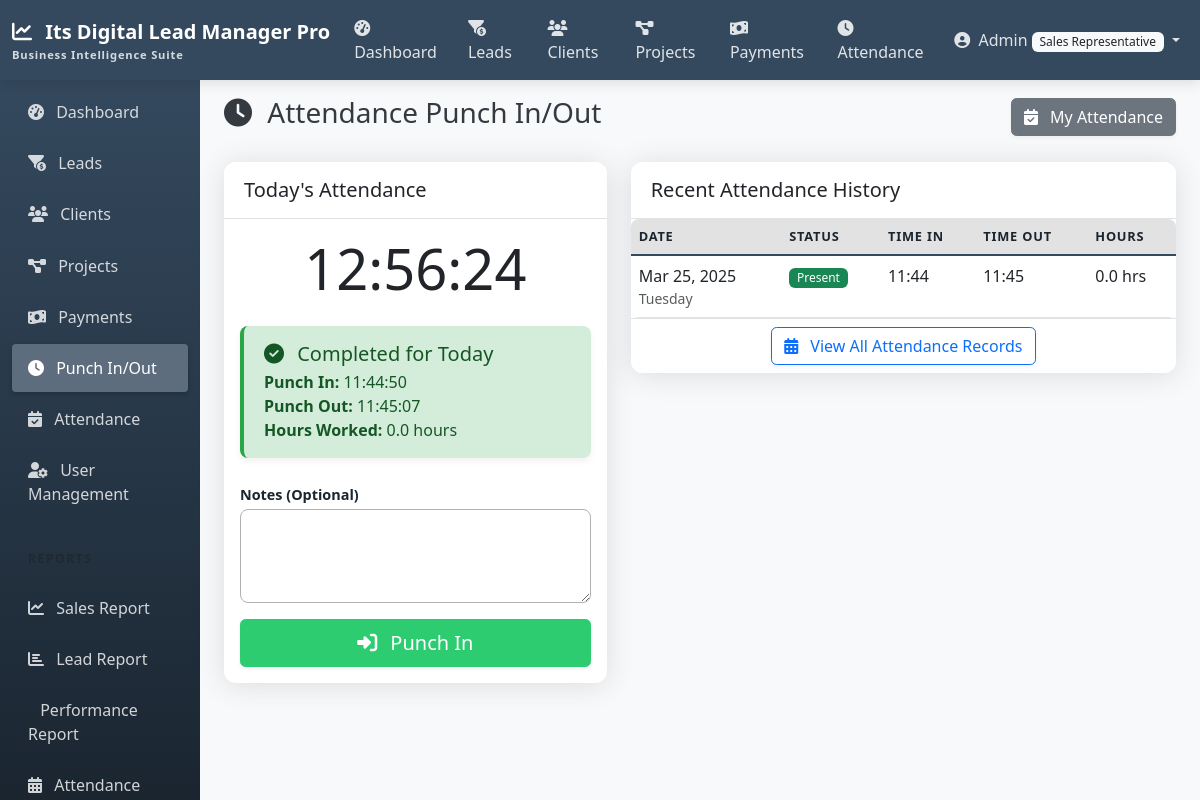
Screenshot of /attendance/punch/ (signed in) with the database file from the repository.
### accounts/models.py (models this page shows, shortened)
class CustomUser(AbstractUser):
    ROLE_CHOICES = (
        ('admin', 'Admin'),
        ('manager', 'Manager'),
        ('team_leader', 'Team Leader'),
        ('sales_rep', 'Sales Representative'),
    )
    role = models.CharField(max_length=20, choices=ROLE_CHOICES, default='sales_rep')

### attendance/models.py (models this page shows, shortened)
class Attendance(models.Model):
    STATUS_CHOICES = (
        ('present', 'Present'),
        ('absent', 'Absent'),
        ('half_day', 'Half Day'),
        ('leave', 'Leave'),
        ('holiday', 'Holiday'),
    )
    user = models.ForeignKey(CustomUser, on_delete=models.CASCADE, related_name='attendances')
    date = models.DateField(default=date.today)
    time_in = models.TimeField(null=True, blank=True)
    time_out = models.TimeField(null=True, blank=True)
    status = models.CharField(max_length=10, choices=STATUS_CHOICES, default='present')
    notes = models.TextField(blank=True, null=True)
    created_at = models.DateTimeField(auto_now_add=True)
    updated_at = models.DateTimeField(auto_now=True)
    class Meta:
        ordering = ['-date', '-time_in']
        unique_together = ('user', 'date')
    @property
    def total_hours(self):
        if self.time_in and self.time_out:
            datetime_in = datetime.combine(self.date, self.time_in)
            datetime_out = datetime.combine(self.date, self.time_out)
            if datetime_out < datetime_in:
                datetime_out = datetime.combine(self.date + timedelta(days=1), self.time_out)
            difference = datetime_out - datetime_in
            hours = difference.total_seconds() / 3600
            return round(hours, 2)
        return 0
    @property
    def is_ongoing(self):
        return self.time_in is not None and self.time_out is None
    @classmethod
    def get_current_attendance(cls, user):
        today = date.today()
        try:
            return cls.objects.get(user=user, date=today)
        except cls.DoesNotExist:
            return None

### attendance/views.py (the view, shortened to what this page needs)
# urls.py: path('punch/', views.PunchView.as_view(), name='punch'),
class PunchView(LoginRequiredMixin, TemplateView):
    template_name = 'attendance/punch.html'
    def get_context_data(self, **kwargs):
        context = super().get_context_data(**kwargs)
        current_attendance = Attendance.get_current_attendance(self.request.user)
        context['current_attendance'] = current_attendance
        if current_attendance and current_attendance.is_ongoing:
            context['form'] = PunchOutForm()
            context['punch_type'] = 'out'
        else:
            context['form'] = PunchInForm()
            context['punch_type'] = 'in'
        today = date.today()
        start_date = today - timedelta(days=7)
        context['attendance_history'] = Attendance.objects.filter(
            user=self.request.user,
            date__range=[start_date, today]
        ).order_by('-date')
        return context

### attendance/forms.py
class PunchInForm(forms.Form):
    notes = forms.CharField(
        widget=forms.Textarea(attrs={'class': 'form-control', 'rows': 3}),
        required=False
    )

### templates/attendance/punch.html (shortened to what this page needs)
{% extends 'base.html' %}
{% block content %}
<div class="d-flex justify-content-between align-items-center mb-4">
    <h1 class="h3">
        <i class="fas fa-clock me-2"></i> Attendance Punch In/Out
    </h1>
    <div>
        <a href="{% url 'my_attendance' %}" class="btn btn-secondary">
            <i class="fas fa-calendar-check me-2"></i> My Attendance
        </a>
    </div>
</div>
<div class="row">
    <div class="col-lg-5 mb-4">
        <div class="card shadow">
            <div class="card-header bg-white">
                <h5 class="mb-0">Today's Attendance</h5>
            </div>
            <div class="card-body">
                <div class="text-center mb-4">
                    <div class="display-4 mb-3" id="current-time">00:00:00</div>
                </div>
                {% if current_attendance %}
                <div class="alert {% if current_attendance.is_ongoing %}alert-warning{% else %}alert-success{% endif %} mb-4">
                    <div class="d-flex align-items-center">
                        <div>
                            <h5 class="alert-heading mb-1">
                                {% if current_attendance.is_ongoing %}
                                <i class="fas fa-hourglass-half me-2"></i> Currently Working
                                {% else %}
                                <i class="fas fa-check-circle me-2"></i> Completed for Today
                                {% endif %}
                            </h5>
                            <p class="mb-0">
                                {% if current_attendance.time_in %}
                                <strong>Punch In:</strong> {{ current_attendance.time_in|time:"H:i:s" }}
                                {% endif %}
                                {% if current_attendance.time_out %}
                                <br><strong>Punch Out:</strong> {{ current_attendance.time_out|time:"H:i:s" }}
                                <br><strong>Hours Worked:</strong> {{ current_attendance.total_hours }} hours
                                {% endif %}
                            </p>
                        </div>
                    </div>
                </div>
                {% endif %}
                <form method="post">
                    <div class="mb-3">
                        <label for="{{ form.notes.id_for_label }}" class="form-label">Notes (Optional)</label>
                        {{ form.notes }}
                    </div>
                    <div class="d-grid">
                        {% if punch_type == 'in' %}
                        <button type="submit" class="btn btn-success btn-lg">
                            <i class="fas fa-sign-in-alt me-2"></i> Punch In
                        </button>
                        {% else %}
                        <button type="submit" class="btn btn-primary btn-lg">
                            <i class="fas fa-sign-out-alt me-2"></i> Punch Out
                        </button>
                        {% endif %}
                    </div>
                </form>
            </div>
        </div>
    </div>
    <div class="col-lg-7 mb-4">
        <div class="card shadow">
            <div class="card-header bg-white">
                <h5 class="mb-0">Recent Attendance History</h5>
            </div>
            <div class="card-body p-0">
                <div class="table-responsive">
                    <table class="table table-hover mb-0">
                        <thead class="table-light">
                            <tr>
                                <th>Date</th>
                                <th>Status</th>
                                <th>Time In</th>
                                <th>Time Out</th>
                                <th>Hours</th>
                            </tr>
                        </thead>
                        <tbody>
                            {% for record in attendance_history %}
                            <tr>
                                <td>
                                    {{ record.date|date:"M d, Y" }}
                                    <small class="text-muted d-block">{{ record.date|date:"l" }}</small>
                                </td>
                                <td>
                                    <span class="badge
                                        {% if record.status == 'present' %}bg-success
                                        {% elif record.status == 'absent' %}bg-danger
                                        {% elif record.status == 'half_day' %}bg-warning text-dark
                                        {% elif record.status == 'leave' %}bg-info
                                        {% else %}bg-secondary
                                        {% endif %}">
                                        {{ record.get_status_display }}
                                    </span>
                                </td>
                                <td>
                                    {% if record.time_in %}
                                    {{ record.time_in|time:"H:i" }}
                                    {% else %}
                                    <span class="text-muted">-</span>
                                    {% endif %}
                                </td>
                                <td>
                                    {% if record.time_out %}
                                    {{ record.time_out|time:"H:i" }}
                                    {% else %}
                                    <span class="text-muted">-</span>
                                    {% endif %}
                                </td>
                                <td>
                                    {% if record.time_in and record.time_out %}
                                    {{ record.total_hours }} hrs
                                    {% else %}
                                    <span class="text-muted">-</span>
                                    {% endif %}
                                </td>
                            </tr>
                            {% empty %}
                            <tr>
                                <td colspan="5" class="text-center py-4">
                                    <p class="text-muted mb-0">No recent attendance records found.</p>
                                </td>
                            </tr>
                            {% endfor %}
                        </tbody>
                    </table>
                </div>
            </div>
            <div class="card-footer bg-white text-center">
                <a href="{% url 'my_attendance' %}" class="btn btn-outline-primary">
                    <i class="fas fa-calendar-alt me-2"></i> View All Attendance Records
                </a>
            </div>
        </div>
    </div>
</div>
{% endblock %}

### templates/navbar.html (shortened to what this page needs)
<nav class="navbar navbar-expand-md navbar-dark sticky-top">
    <div class="container-fluid">
        <a class="navbar-brand" href="{% url 'home' %}">
            <i class="fas fa-chart-line me-2"></i>
            Its Digital Lead Manager Pro
            <span class="navbar-brand-subtitle">Business Intelligence Suite</span>
        </a>
        <div class="collapse navbar-collapse" id="navbarNav">
            <ul class="navbar-nav me-auto">
                {% if user.is_authenticated %}
                <li class="nav-item">
                    <a class="nav-link {% if request.path == '/reports/dashboard/' %}active{% endif %}" href="{% url 'dashboard' %}">
                        <i class="fas fa-tachometer-alt me-1"></i> Dashboard
                    </a>
                </li>
                <li class="nav-item">
                    <a class="nav-link {% if '/leads/' in request.path %}active{% endif %}" href="{% url 'lead_list' %}">
                        <i class="fas fa-funnel-dollar me-1"></i> Leads
                    </a>
                </li>
                <li class="nav-item">
                    <a class="nav-link {% if '/clients/' in request.path %}active{% endif %}" href="{% url 'client_list' %}">
                        <i class="fas fa-users me-1"></i> Clients
                    </a>
                </li>
                <li class="nav-item d-none d-lg-block">
                    <a class="nav-link {% if '/projects/' in request.path %}active{% endif %}" href="{% url 'project_list' %}">
                        <i class="fas fa-project-diagram me-1"></i> Projects
                    </a>
                </li>
                <li class="nav-item d-none d-lg-block">
                    <a class="nav-link {% if '/payments/' in request.path %}active{% endif %}" href="{% url 'payment_list' %}">
                        <i class="fas fa-money-bill-wave me-1"></i> Payments
                    </a>
                </li>
                <li class="nav-item d-none d-lg-block">
                    <a class="nav-link {% if '/attendance/punch/' in request.path %}active{% endif %}" href="{% url 'punch' %}">
                        <i class="fas fa-clock me-1"></i> Attendance
                    </a>
                </li>
                {% endif %}
            </ul>
            <ul class="navbar-nav">
                {% if user.is_authenticated %}
                <li class="nav-item dropdown">
                    <a class="nav-link dropdown-toggle" href="#" id="navbarDropdown" role="button" data-bs-toggle="dropdown" aria-expanded="false">
                        <i class="fas fa-user-circle me-1"></i>
                        {% if user.first_name %}{{ user.first_name }}{% else %}{{ user.username }}{% endif %}
                        <span class="badge bg-light text-dark">{{ user.get_role_display }}</span>
                    </a>
                </li>
                {% endif %}
            </ul>
        </div>
    </div>
</nav>

### static/css/custom.css (style rules this page uses)
:root { --primary-color: #34495e; --primary-light: #5d6d7e; --primary-dark: #1a2530; --secondary-color: #e2e2e2; --secondary-dark: #b1b1b1; --accent-color: #f39c12; --bg-color: #f8f9fa; --text-color: #343a40; --text-light: #f8f9fa; --success-color: #2ecc71; --info-color: #3498db; --warning-color: #f39c12; --danger-color: #e74c3c; }
body { background-color: var(--bg-color); color: var(--text-color); }
.navbar { background-color: var(--primary-color) !important; box-shadow: 0 4px 12px rgba(0, 0, 0, 0.1); }
.navbar-brand { font-weight: 700; font-size: 1.25rem; color: white !important; }
.navbar-brand-subtitle { font-size: 0.7rem; opacity: 0.8; display: block; letter-spacing: 0.05rem; }
.navbar .nav-link { color: rgba(255, 255, 255, 0.85) !important; font-weight: 500; }
.card { border: none; box-shadow: 0 0.15rem 1.75rem 0 rgba(58, 59, 69, 0.15) !important; border-radius: 0.75rem; margin-bottom: 1.5rem; transition: transform 0.2s ease, box-shadow 0.2s ease; }
.card-header { padding: 1rem 1.25rem; border-bottom: 1px solid var(--secondary-color); background-color: white; border-top-left-radius: 0.75rem !important; border-top-right-radius: 0.75rem !important; font-weight: 600; }
.card-footer { background-color: white; border-top: 1px solid var(--secondary-color); border-bottom-left-radius: 0.75rem !important; border-bottom-right-radius: 0.75rem !important; }
.form-control, .form-select { border-radius: 0.5rem; padding: 0.6rem 1rem; border-color: var(--secondary-dark); }
label { font-weight: 500; color: var(--primary-dark); }
.badge { font-weight: 500; padding: 0.35em 0.65em; }
.table { border-collapse: separate; border-spacing: 0; border-radius: 0.5rem; overflow: hidden; }
.table thead th { background-color: var(--secondary-color); border-bottom: 2px solid var(--primary-color); color: var(--primary-dark); font-weight: 600; text-transform: uppercase; font-size: 0.8rem; letter-spacing: 0.05rem; }
.table tbody tr { transition: all 0.2s ease; }
label.form-label { font-weight: 600; margin-bottom: 0.25rem; color: var(--primary-dark); font-size: 0.9rem; }
.alert { border: none; border-radius: 0.5rem; box-shadow: 0 4px 6px rgba(0, 0, 0, 0.05); padding: 1rem 1.25rem; margin-bottom: 1.5rem; }
.alert-success { background-color: #d4edda; color: #155724; border-left: 4px solid #28a745; }
.btn { border-radius: 0.35rem; font-weight: 500; box-shadow: 0 2px 4px rgba(0, 0, 0, 0.05); transition: all 0.2s ease; }
.btn-success { background-color: var(--success-color); border-color: var(--success-color); }

### rows the page displays
CustomUser: username "Admin", role "Sales Representative"
Attendance: time_in "11:44:50", time_out "11:45:07", total_hours "0.0", date "Mar 25, 2025", date "Tuesday", status "Present", time_in "11:44", time_out "11:45"
